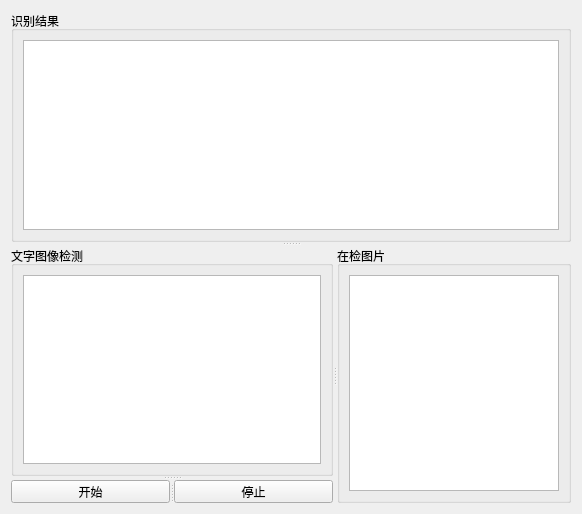
            <widget class="QWidget" name="page_5">
             <layout class="QGridLayout" name="gridLayout_18">
              <item row="0" column="0">
               <widget class="QSplitter" name="splitter_12">
                <property name="orientation">
                 <enum>Qt::Vertical</enum>
                </property>
                <widget class="QGroupBox" name="groupBox_9">
                 <property name="title">
                  <string>识别结果</string>
                 </property>
                 <layout class="QGridLayout" name="gridLayout_15">
                  <item row="0" column="0">
                   <widget class="QTextEdit" name="textEdit_5"/>
                  </item>
                 </layout>
                </widget>
                <widget class="QSplitter" name="splitter_13">
                 <property name="orientation">
                  <enum>Qt::Horizontal</enum>
                 </property>
                 <widget class="QSplitter" name="splitter_14">
                  <property name="orientation">
                   <enum>Qt::Vertical</enum>
                  </property>
                  <widget class="QGroupBox" name="groupBox_10">
                   <property name="title">
                    <string>文字图像检测</string>
                   </property>
                   <layout class="QGridLayout" name="gridLayout_16">
                    <item row="0" column="0">
                     <widget class="QTextEdit" name="textEdit_6"/>
                    </item>
                   </layout>
                  </widget>
                  <widget class="QSplitter" name="splitter_15">
                   <property name="orientation">
                    <enum>Qt::Horizontal</enum>
                   </property>
                   <widget class="QPushButton" name="pushButton_12">
                    <property name="minimumSize">
                     <size>
                      <width>159</width>
                      <height>23</height>
                     </size>
                    </property>
                    <property name="maximumSize">
                     <size>
                      <width>159</width>
                      <height>23</height>
                     </size>
                    </property>
                    <property name="text">
                     <string>开始</string>
                    </property>
                   </widget>
                   <widget class="QPushButton" name="pushButton_13">
                    <property name="minimumSize">
                     <size>
                      <width>159</width>
                      <height>23</height>
                     </size>
                    </property>
                    <property name="maximumSize">
                     <size>
                      <width>159</width>
                      <height>23</height>
                     </size>
                    </property>
                    <property name="text">
                     <string>停止</string>
                    </property>
                   </widget>
                  </widget>
                 </widget>
                 <widget class="QGroupBox" name="groupBox_11">
                  <property name="title">
                   <string>在检图片</string>
                  </property>
                  <layout class="QGridLayout" name="gridLayout_17">
                   <item row="0" column="0">
                    <widget class="QTableView" name="tableView_3"/>
                   </item>
                  </layout>
                 </widget>
                </widget>
               </widget>
              </item>
             </layout>
            </widget>
